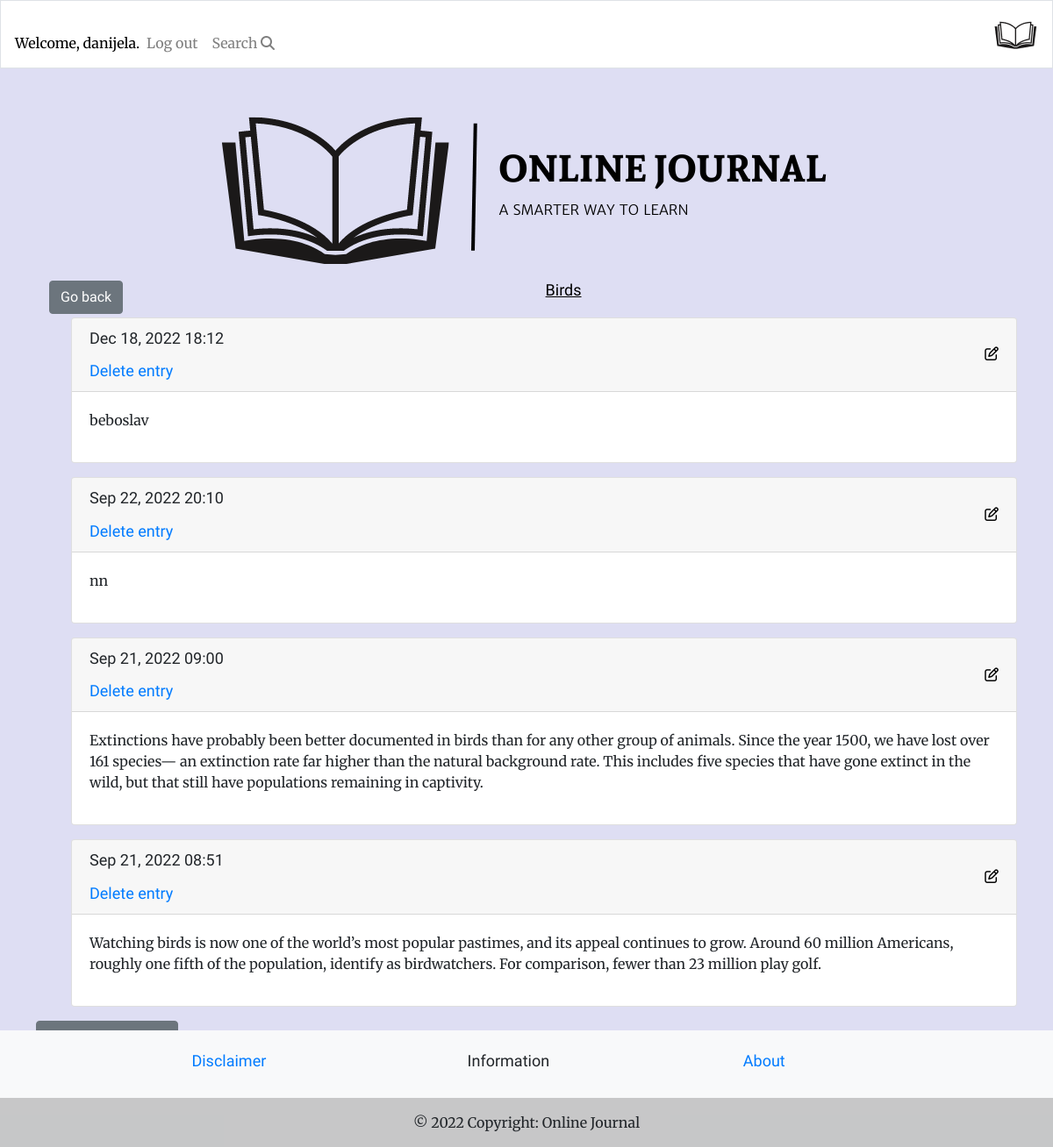
The app's page /topics/1 (signed in), older data.
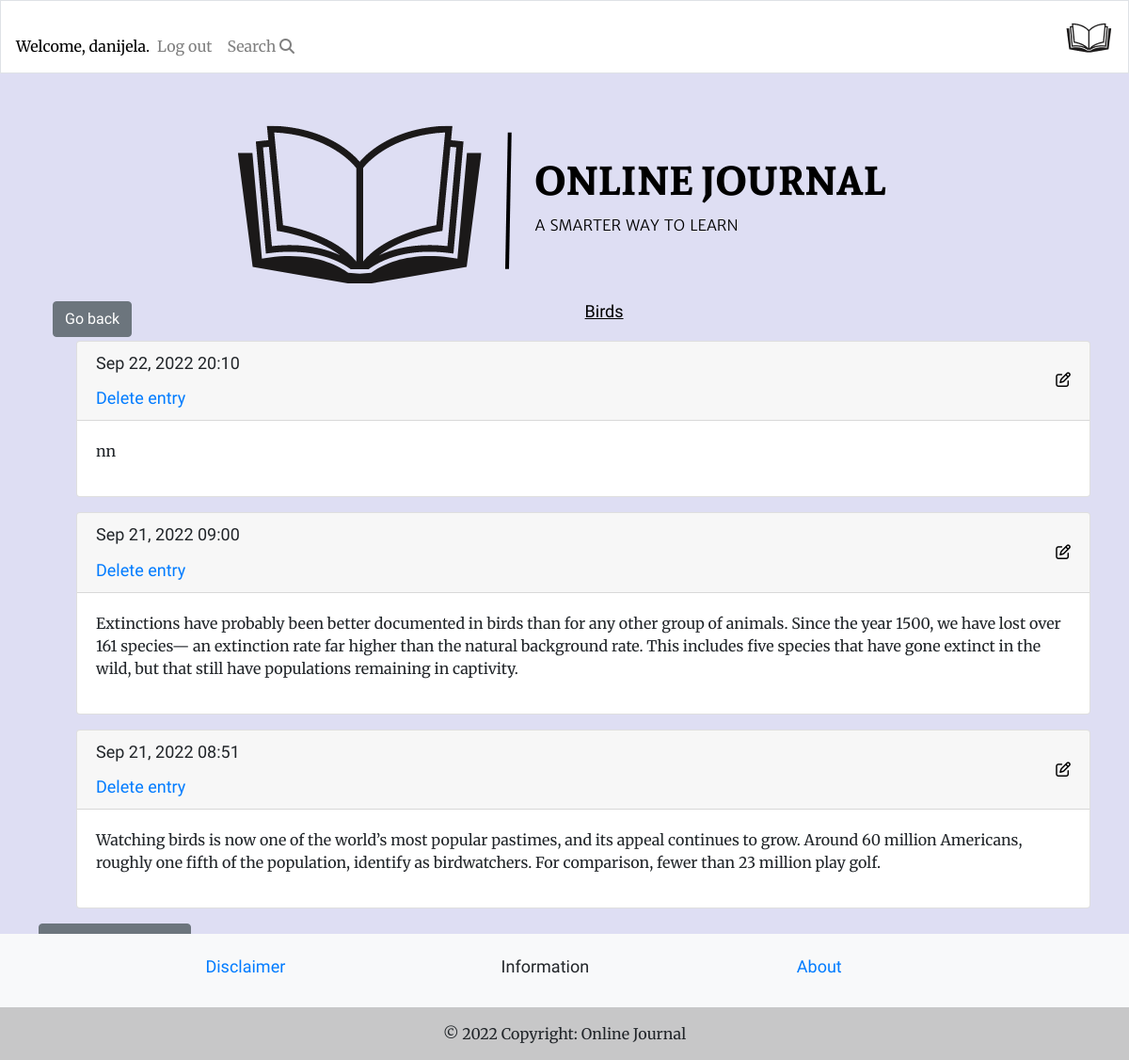
The same page, newer data.
### learning_logs/models.py (models this page shows, shortened)
class Entry(models.Model):
    topic = models.ForeignKey(Topic, on_delete=models.CASCADE)
    text = models.TextField()
    date_added = models.DateTimeField(auto_now_add=True)

### learning_logs/views.py (the view)
# urls.py: path('topics/<int:topic_id>', views.topic, name='topic'),
@login_required
def topic(request, topic_id):
    topic = get_object_or_404(Topic, id=topic_id)
    entries = topic.entry_set.order_by('-date_added')
    context = {'topic': topic, 'entries': entries}
    return render(request, 'learning_logs/topic.html', context)

### learning_logs/models.py (called while the page is built)
    def __str__(self):
        return self.text

### learning_logs/templates/learning_logs/topic.html
{% extends 'learning_logs/base.html' %}
{% block page_header %}
<h3 class="topic-on-hand"><a class="btn btn-secondary go-back" href="javascript:history.back()">Go back</a> {{ topic }}</h3>
{% endblock page_header %}
{% block content %}
<ul>
  {% for entry in entries %}
  <div class="card mb-3">
    <h4 class="card-header">
      {{ entry.date_added|date:'M d, Y H:i' }}
      <small><a href="{% url 'learning_logs:edit_entry' entry.id %}">
          <i class="fa-regular fa-pen-to-square edit"></i></a></small>
          <a href="{% url 'learning_logs:delete_entry' entry.id %}">Delete entry</a>
    </h4>
    <div class="card-body">
      {{ entry.text|linebreaks }}
    </div>
  </div>
  {% empty %}
  <p>There are currently no entries.</p>
  {% endfor %}
</ul>
<p>
  <a class="new-entry btn btn-secondary" href="{% url 'learning_logs:new_entry' topic.id %}" role="button">Add new
    entry</a>
</p>
{% endblock content %}

Row changes from the older to the newer data that the page shows:
removed Entry: date_added "Dec 18, 2022 18:12", text "beboslav"
